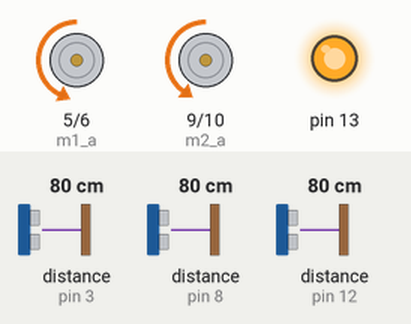
Recording of a sketch running on a simulated Arduino Uno, built with avr-gcc and run on an emulated ATmega328P. On the bench: motor-driver pin pairs drawn as motors (green arrow = first pin HIGH = forward, orange = second pin HIGH = backward, longer = more drive), output pins drawn as LEDs (lit = HIGH). Wiring (inferred from the names in the program): 3 × ultrasonic range finder: trigger pin 2, echo pin 3 / trigger pin 7, echo pin 8 / trigger pin 11, echo pin 12. Inputs (shaded band) come from the test bench; at power-on: distance to the obstacle (sensors on pin 3, pin 8, pin 12) 80 cm. The echo pulse lasts 58.3 µs per cm; pins used as bus, display or sensor lines are not drawn.

Above: at 6.8 s.
6.9 s: distance to the obstacle (sensor on pin 3) set to 2 cm
At 8.1 s:
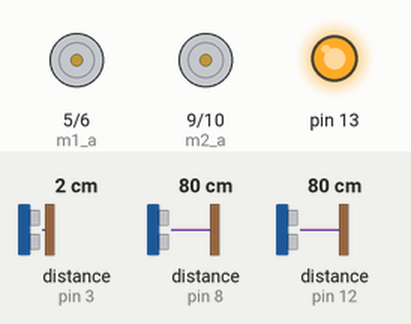
8.4 s: distance to the obstacle (sensor on pin 3) set to 10 cm
9.9 s: distance to the obstacle (sensor on pin 3) set to 13 cm
At 13.6 s:
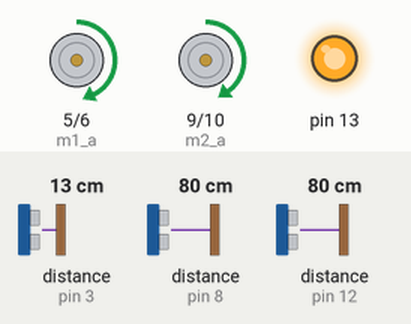
Timing chart, 0 to 18.2 s (numbered marks = the images above; inputs shaded):
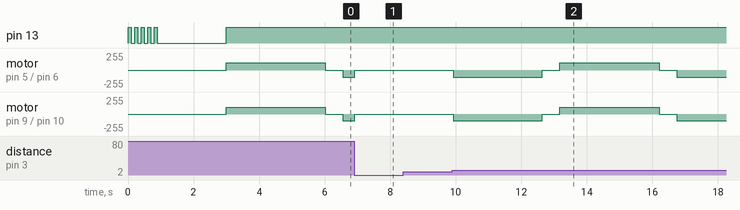

The sketch:

finalcode.ino
```cpp
const int m1_a = 5;
const int m1_b = 6;
const int m2_a = 9;
const int m2_b = 10;

const int mid_trig = 7;
const int mid_echo = 8;
const int right_trig = 11;
const int right_echo = 12;
const int left_trig = 2;
const int left_echo = 3;

// Base speeds for driving straight
const int m1_speed = 110;
const int m2_speed = 100;

// --- DIFFERENTIAL TURN SPEEDS ---
// Adjust these to change the radius of the turn
const int turn_speed_fast = 160; // Outside wheel speeds up
const int turn_speed_slow = 100;  // Inside wheel slows down

// CALIBRATION REQUIRED: Because the robot is now drawing an arc instead of
// spinning in place, it will take slightly longer to reach 90 degrees.
const int turnTime = 2000;

// The memory states
enum Movement { FORWARD, BACKWARD, LEFT, STOPPED };
Movement currentMove = STOPPED;

void setup() {
  pinMode(m1_a, OUTPUT);
  pinMode(m1_b, OUTPUT);
  pinMode(m2_a, OUTPUT);
  pinMode(m2_b, OUTPUT);
  pinMode(13, OUTPUT);

  pinMode(mid_trig, OUTPUT);
  pinMode(mid_echo, INPUT);
  pinMode(right_trig, OUTPUT);
  pinMode(right_echo, INPUT);
  pinMode(left_trig, OUTPUT);
  pinMode(left_echo, INPUT);

  // Quick startup blink
  for(int i=0; i<5; i++){
    digitalWrite(13, HIGH);
    delay(100);
    digitalWrite(13, LOW);
    delay(100);
  }

  stopAll();
  delay(2000);

  digitalWrite(13, HIGH);

  // Execute the square path
  executePath();

  digitalWrite(13, LOW);
}

void loop() {
  // Main code runs repeatedly
}

// --- THE SQUARE PATH LOGIC ---
void executePath(){
  for(int i = 0; i < 4; i++) {
    moveForward();
    smartDelay(3000);

    stopAll();
    smartDelay(500);


    moveBackward();
    smartDelay(3000);
    // moveLeft();
    // smartDelay(turnTime);

    stopAll();
    smartDelay(500);
  }
}

// --- THE PAUSE & RESUME LOGIC ---
void smartDelay(unsigned long timeToWait) {
  unsigned long startTime = millis();
  unsigned long elapsedTime = 0;

  while (elapsedTime < timeToWait) {

    if (isObstacleDetected()) {
      haltHardware();

      while (isObstacleDetected()) {
        delay(50);
      }

      resumeMovement();
      startTime = millis() - elapsedTime;
    }

    elapsedTime = millis() - startTime;
    delay(20);
  }
}

// --- SENSOR FUNCTIONS ---
bool isObstacleDetected() {
  long dMid = getDistance(mid_trig, mid_echo);
  long dLeft = getDistance(left_trig, left_echo);
  long dRight = getDistance(right_trig, right_echo);

  if (dMid > 0 && dMid <= 10) return true;
  if (dLeft > 0 && dLeft <= 10) return true;
  if (dRight > 0 && dRight <= 10) return true;

  return false;
}

long getDistance(int trigPin, int echoPin) {
  digitalWrite(trigPin, LOW);
  delayMicroseconds(2);
  digitalWrite(trigPin, HIGH);
  delayMicroseconds(10);
  digitalWrite(trigPin, LOW);

  long duration = pulseIn(echoPin, HIGH, 30000);

  if (duration == 0) return 999;

  long distance = duration * 0.034 / 2;
  return distance;
}

// --- MOVEMENT FUNCTIONS ---
void moveForward() {
  currentMove = FORWARD;
  analogWrite(m1_a, m1_speed);
  digitalWrite(m1_b, LOW);
  analogWrite(m2_a, m2_speed);
  digitalWrite(m2_b, LOW);
}

void moveBackward() {
  currentMove = BACKWARD;
  digitalWrite(m1_a, LOW);
  analogWrite(m1_b, m1_speed);
  digitalWrite(m2_a, LOW);
  analogWrite(m2_b, m2_speed);
}

// Arc turn: Both motors forward, but right wheel is faster
void moveLeft() {
  currentMove = LEFT;
  // Motor 1 (Right wheel) speeds up
  analogWrite(m1_a, turn_speed_fast);
  digitalWrite(m1_b, LOW);

  // Motor 2 (Left wheel) slows down
  analogWrite(m2_a, turn_speed_slow);
  digitalWrite(m2_b, LOW);
}

void stopAll() {
  currentMove = STOPPED;
  haltHardware();
}

void haltHardware() {
  digitalWrite(m1_a, LOW);
  digitalWrite(m1_b, LOW);
  digitalWrite(m2_a, LOW);
  digitalWrite(m2_b, LOW);
}

void resumeMovement() {
  if (currentMove == FORWARD) {
    moveForward();
  } else if (currentMove == BACKWARD) {
    moveBackward();
  } else if (currentMove == LEFT) {
    moveLeft();
  } else {
    haltHardware();
  }
}
```

Measured:
- the behaviour switches between 11 and 12 cm on distance to the obstacle (sensor on pin 3) (found by bisection; images 1 and 2)
- after the input at 6.9 s, motor on pin 5 (m1_a) / pin 6 (m1_b): backward 110/255 → stopped at once; motor on pin 9 (m2_a) / pin 10 (m2_b): backward 100/255 → stopped at once
- after the input at 8.4 s, every drawn part: stays the same
